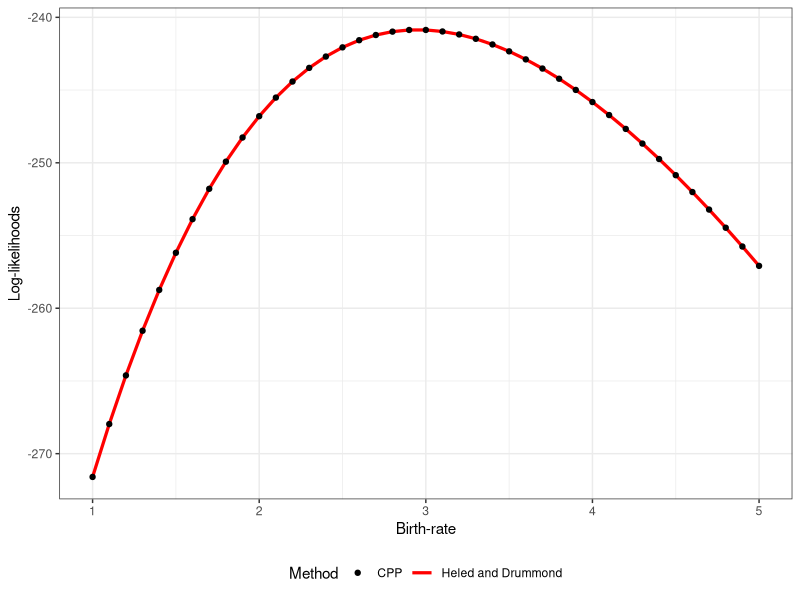

The R script that drew this image:
library(ggplot2)

setwd("~/code/CalibratedCPP/calibratedcpp-beast/validation/calibratedcpp/likelihood_comparison/")

lik_vals <- read.csv("comparison_results.csv")

liks <- ggplot() + 
  # Move color inside aes() to create a mapping for the legend
  geom_line(aes(x = lik_vals$BirthRate, y = lik_vals$HeledAndDrummond_LogLikelihood, color = "Heled and Drummond"), linewidth = 1.1) + 
  geom_point(aes(x = lik_vals$BirthRate, y = lik_vals$CPP_LogLikelihood, color = "CPP"), size = 1.5) + 
  
  # Manually define the colors for the labels created above
  scale_color_manual(name = "Method", 
                     values = c("Heled and Drummond" = "red", "CPP" = "black")) +
  
  ylab("Log-likelihoods") + 
  xlab("Birth-rate") + 
  theme_bw() +
  theme(legend.position = "bottom") # Optional: moves legend to bottom

ggsave("likelihood_comparison.pdf", liks, device="pdf",width=6,height=4)

